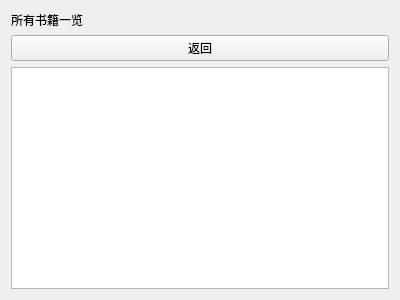
<?xml version="1.0" encoding="UTF-8"?>
<ui version="4.0">
 <class>bookall</class>
 <widget class="QWidget" name="bookall">
  <property name="geometry">
   <rect>
    <x>0</x>
    <y>0</y>
    <width>400</width>
    <height>300</height>
   </rect>
  </property>
  <property name="windowTitle">
   <string>Form</string>
  </property>
  <layout class="QGridLayout" name="gridLayout">
   <item row="0" column="0">
    <widget class="QLabel" name="label">
     <property name="text">
      <string>所有书籍一览</string>
     </property>
    </widget>
   </item>
   <item row="1" column="0">
    <widget class="QPushButton" name="pushButton">
     <property name="text">
      <string>返回</string>
     </property>
    </widget>
   </item>
   <item row="2" column="0">
    <widget class="QTableView" name="tableView"/>
   </item>
  </layout>
 </widget>
 <resources/>
 <connections/>
</ui>
